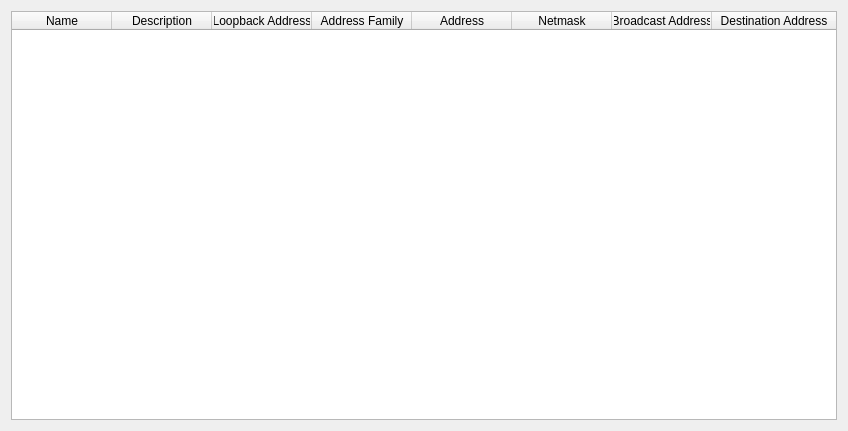
<?xml version="1.0" encoding="UTF-8"?>
<ui version="4.0">
 <class>NetCardForm</class>
 <widget class="QWidget" name="NetCardForm">
  <property name="geometry">
   <rect>
    <x>0</x>
    <y>0</y>
    <width>848</width>
    <height>431</height>
   </rect>
  </property>
  <property name="windowTitle">
   <string>Form</string>
  </property>
  <layout class="QHBoxLayout" name="horizontalLayout">
   <item>
    <widget class="QTableWidget" name="tableWidget">
     <property name="editTriggers">
      <set>QAbstractItemView::NoEditTriggers</set>
     </property>
     <property name="alternatingRowColors">
      <bool>true</bool>
     </property>
     <property name="selectionBehavior">
      <enum>QAbstractItemView::SelectRows</enum>
     </property>
     <attribute name="horizontalHeaderStretchLastSection">
      <bool>true</bool>
     </attribute>
     <column>
      <property name="text">
       <string>Name</string>
      </property>
     </column>
     <column>
      <property name="text">
       <string>Description</string>
      </property>
     </column>
     <column>
      <property name="text">
       <string>Loopback Address</string>
      </property>
     </column>
     <column>
      <property name="text">
       <string>Address Family</string>
      </property>
     </column>
     <column>
      <property name="text">
       <string>Address</string>
      </property>
     </column>
     <column>
      <property name="text">
       <string>Netmask</string>
      </property>
     </column>
     <column>
      <property name="text">
       <string>Broadcast Address</string>
      </property>
     </column>
     <column>
      <property name="text">
       <string>Destination Address</string>
      </property>
     </column>
    </widget>
   </item>
  </layout>
 </widget>
 <resources/>
 <connections/>
</ui>
